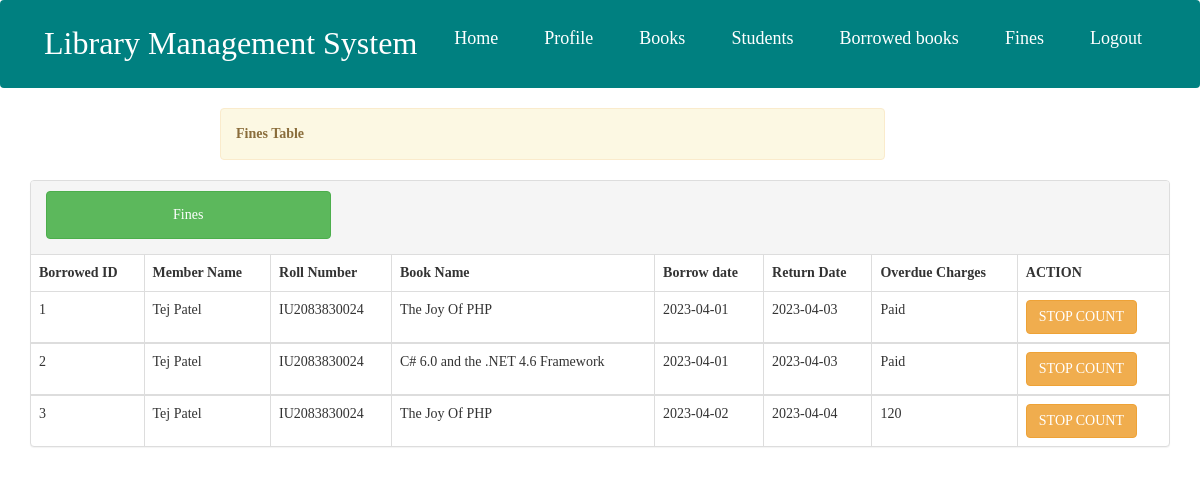
Page /fines.php on the committed database.
### tables this page shows
CREATE TABLE `borrow` (
  `borrowId` int(11) NOT NULL,
  `memberName` varchar(255) NOT NULL,
  `rollNo` varchar(30) NOT NULL,
  `bookName` varchar(255) NOT NULL,
  `borrowDate` varchar(20) NOT NULL,
  `returnDate` varchar(20) NOT NULL,
  `bookId` int(2) NOT NULL,
  `fine` varchar(100) NOT NULL,
  `borrowStatus` varchar(2) NOT NULL
);

### fines.php (the view, shortened to what this page needs)
<?php
include "includes/header.php";
?>
<?php include "nav3_lib.php"; ?>
<div class="container">
	<div class="alert alert-warning col-lg-7 col-md-12 col-sm-12 col-xs-12 col-lg-offset-2 col-md-offset-0 col-sm-offset-1 col-xs-offset-0" style="margin-top:0px">
		<strong>Fines Table</strong>
	</div>
</div>
<div class="container">
	<div class="panel panel-default">
		<div class="panel-heading">
		<div class="row">
			<a><button class="btn btn-success col-lg-3 col-md-4 col-sm-11 col-xs-11 button" style="margin-left: 15px;margin-bottom: 5px"> Fines</button></a>
			<div class="col-lg-6 col-md-6 col-sm-12 col-xs-12 pull-right">
			</div>
		</div>
		</div>
		<table class="table table-bordered">
				<thead>
					<tr>
						<th>Borrowed ID</th>
						<th>Member Name</th>
						<th>Roll Number</th>
						<th>Book Name</th>
						<th>Borrow date</th>
						<th>Return Date</th>
						<th>Overdue Charges</th>
						<th>ACTION</th>
					</tr>
				</thead>
				<?php
					$sql = "SELECT * FROM borrow";
					$query = mysqli_query($conn, $sql);
					while($row = mysqli_fetch_assoc($query)) {
				?>
				<tbody>
				<tr>
					<td><?php echo $row['borrowId']; ?></td>
					<td><?php echo $row['memberName']; ?></td>
					<td><?php echo $row['rollNo']; ?></td>
					<td><?php echo $row['bookName']; ?></td>
					<td><?php echo $row['borrowDate']; ?></td>
					<td><?php echo $row['returnDate']; ?></td>
					<td><?php echo $row['fine']; ?></td>
					<td><form action="fines.php" method="post">
					<button class="btn btn-warning" name="del">STOP COUNT</button>
					</form>
					</td>
				</tr>
				<?php } ?>
				</tbody>
		</table>
	</div>
</div>
</body>
</html>

### css/style.css (style rules this page uses)
body { overflow-x: hidden; }
.alert { margin-top: 40px; }
.button { height: 48px }

### nav1111.css (style rules this page uses)
* { margin: 0; padding: 0; box-sizing: border-box; }
body { font-family: cursive; }
a { text-decoration: none; }

### rows in the picture
borrow: borrowId "1", memberName "Tej Patel", rollNo "IU2083830024", bookName "The Joy Of PHP", borrowDate "2023-04-01", returnDate "2023-04-03", fine "Paid"
borrow: borrowId "2", memberName "Tej Patel", rollNo "IU2083830024", bookName "C# 6.0 and the .NET 4.6 Framework", borrowDate "2023-04-01", returnDate "2023-04-03", fine "Paid"
borrow: borrowId "3", memberName "Tej Patel", rollNo "IU2083830024", bookName "The Joy Of PHP", borrowDate "2023-04-02", returnDate "2023-04-04", fine "120"
